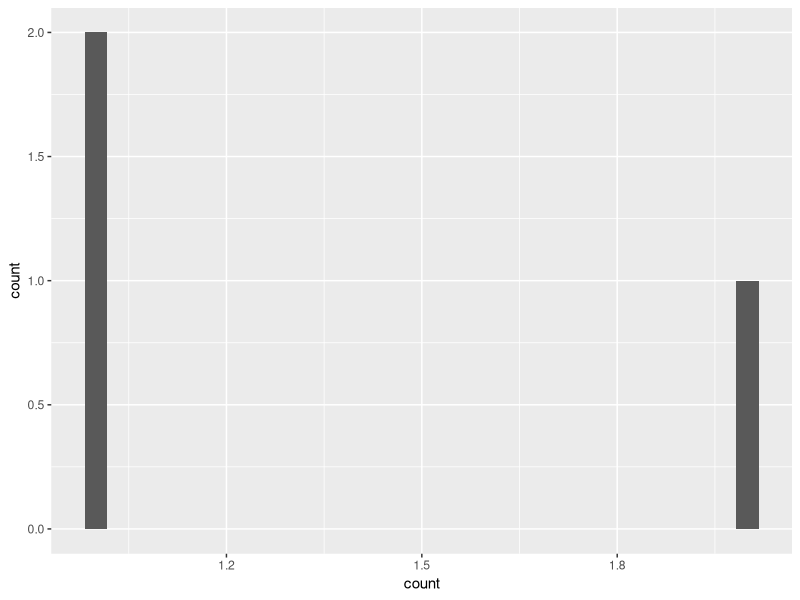

R code for this plot:
library(tidyverse)
mast <- read_csv('Half Mast 15 pages.csv')

summary <- mast %>%
  mutate(Month = str_extract(Date, '-.*-'),
         Month=str_remove_all(Month,'-'),
         Year = str_extract(Date, '-\\d{1,2}$'),
         Year = str_remove(Year,'-')) %>%
  group_by(State, Month, Year) %>%
  summarise(count = n())
ggplot(filter(summary,State=='Idaho'),aes(x=count)) + geom_histogram()
View(summary)
View(mast)
max()
